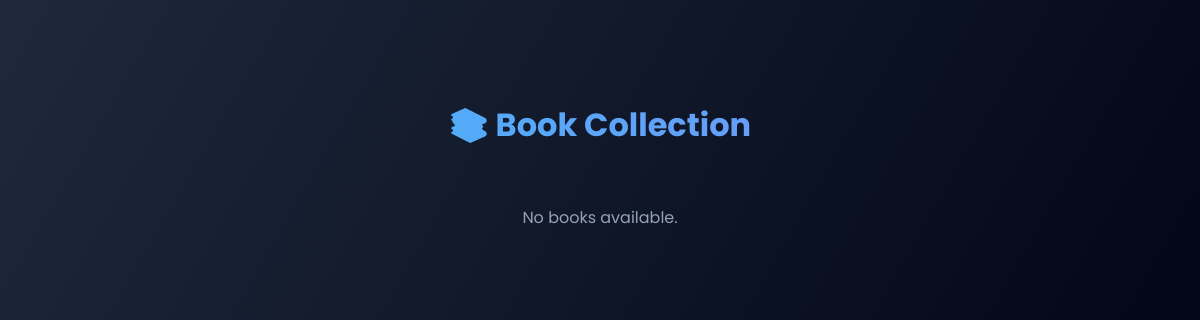
/books/, run on an earlier commit of the app's database.
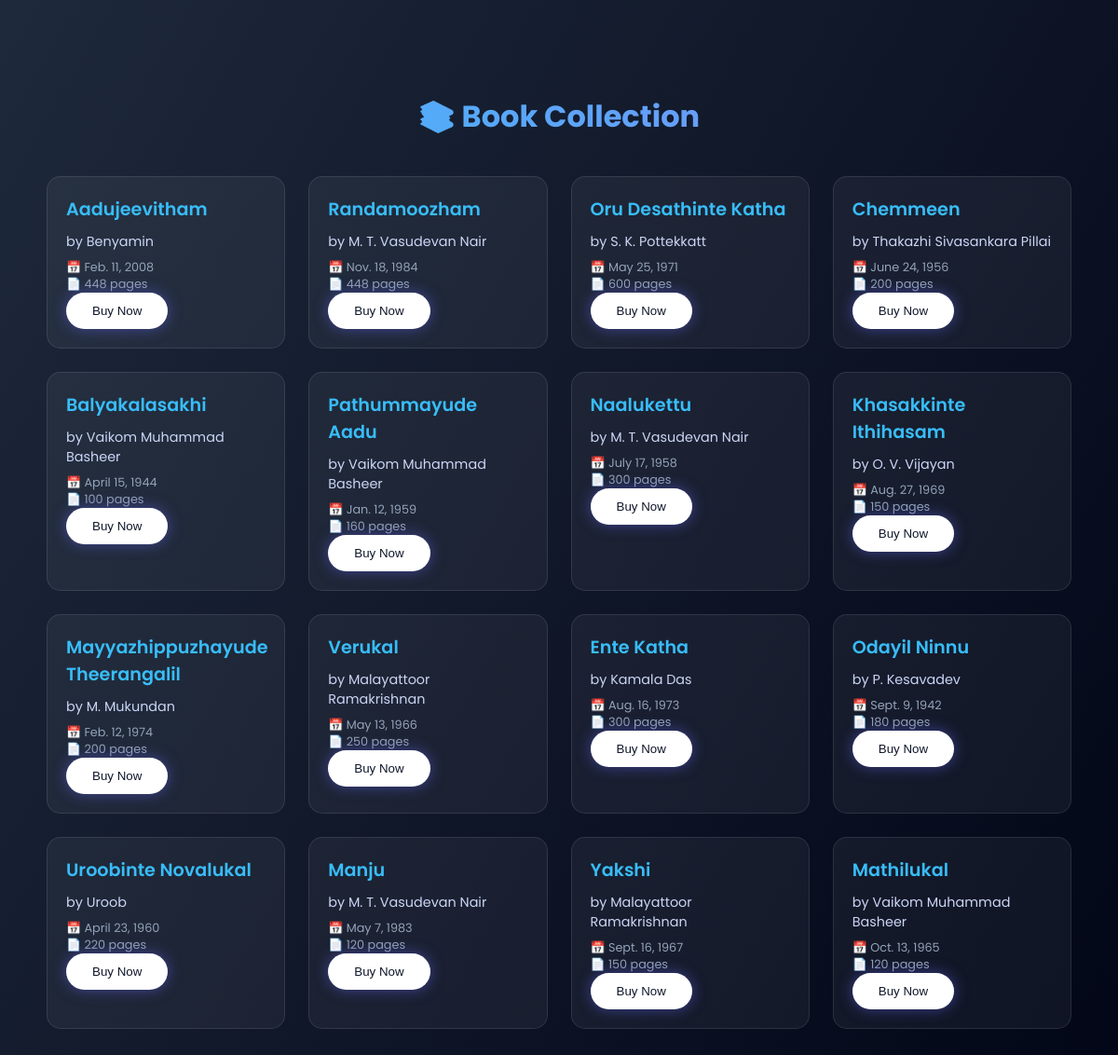
And on a later commit of the database.
### project/models.py (models this page shows, shortened)
class Book(models.Model):
    title = models.CharField(max_length=200)
    author = models.CharField(max_length=200)
    published_date = models.DateField()
    pages = models.IntegerField()

### project/views.py (the view)
# urls.py: path('books/', views.books, name='books'),
def books(request):
    books = Book.objects.all()
    return render(request, 'books.html', {'books': books})

### templates/books.html (shortened to what this page needs)
<!DOCTYPE html>
<html lang="en">
<head>
</head>
<body>
<div class="container">
    <h1>📚 Book Collection</h1>
    <div class="book-grid">
        {% for i in books %}
            <div class="book-card">
                <div class="title">{{ i.title }}</div>
                <div class="author">by {{ i.author }}</div>
                <div class="details">
                    📅 {{ i.published_date }} <br>
                    📄 {{ i.pages }} pages
                </div>
                <a href="{% url 'buy_book' i.id %}">
                    <button class="btn" style="background:white; color:#0f172a;"
                        onclick="alert('✅ Book purchased successfully!')">
                        Buy Now
                    </button>
                </a>
            </div>
        {% empty %}
            <p class="empty">No books available.</p>
        {% endfor %}
    </div>
</div>
</body>
</html>

What changed in the data, as far as the page shows it:
added Book: title "Aadujeevitham", author "Benyamin", published_date "Feb. 11, 2008", pages "448"
added Book: title "Randamoozham", author "M. T. Vasudevan Nair", published_date "Nov. 18, 1984", pages "448"
added Book: title "Oru Desathinte Katha", author "S. K. Pottekkatt", published_date "May 25, 1971", pages "600"
added Book: title "Chemmeen", author "Thakazhi Sivasankara Pillai", published_date "June 24, 1956", pages "200"
added Book: title "Balyakalasakhi", author "Vaikom Muhammad Basheer", published_date "April 15, 1944", pages "100"
added Book: title "Pathummayude Aadu", author "Vaikom Muhammad Basheer", published_date "Jan. 12, 1959", pages "160"
added Book: title "Naalukettu", author "M. T. Vasudevan Nair", published_date "July 17, 1958", pages "300"
added Book: title "Khasakkinte Ithihasam", author "O. V. Vijayan", published_date "Aug. 27, 1969", pages "150"
added Book: title "Mayyazhippuzhayude Theerangalil", author "M. Mukundan", published_date "Feb. 12, 1974", pages "200"
added Book: title "Verukal", author "Malayattoor Ramakrishnan", published_date "May 13, 1966", pages "250"
added Book: title "Ente Katha", author "Kamala Das", published_date "Aug. 16, 1973", pages "300"
added Book: title "Odayil Ninnu", author "P. Kesavadev", published_date "Sept. 9, 1942", pages "180"
added Book: title "Uroobinte Novalukal", author "Uroob", published_date "April 23, 1960", pages "220"
added Book: title "Manju", author "M. T. Vasudevan Nair", published_date "May 7, 1983", pages "120"
added Book: title "Yakshi", author "Malayattoor Ramakrishnan", published_date "Sept. 16, 1967", pages "150"
added Book: title "Mathilukal", author "Vaikom Muhammad Basheer", published_date "Oct. 13, 1965", pages "120"
Also different on the page:
text no longer shown: "No books available."
